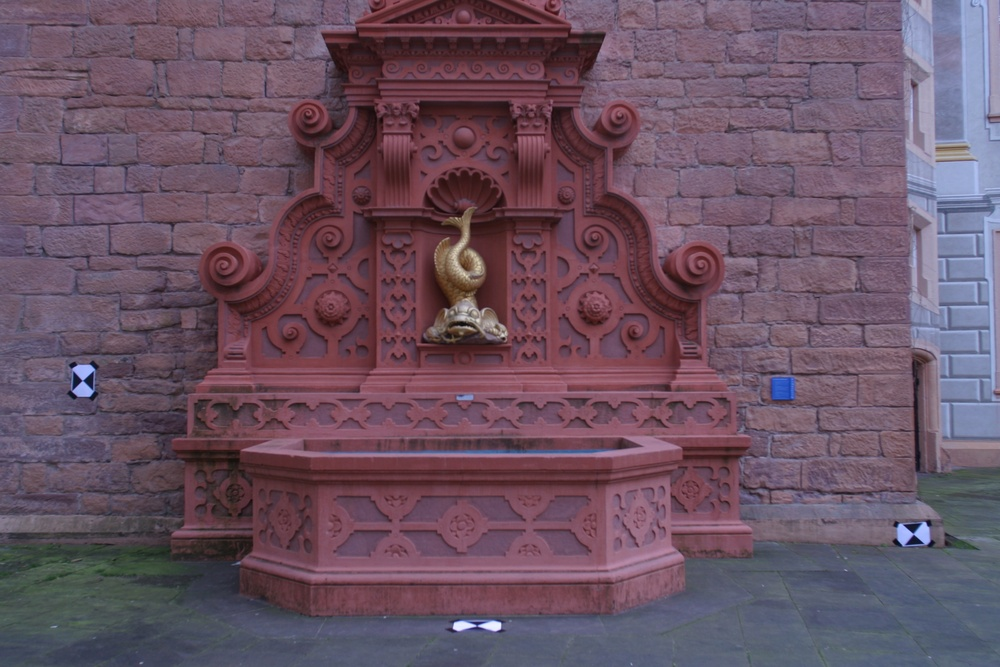
#> input picture learning/chapter3-epipolar-geometry/0005.jpg, 1000 x 667 px, shrunk from 3072 x 2048 before the run
$ python ex05_triangulation.py
#> lines starting #> are read from the running program, lines starting #| are printed output that depends on the picture; long printed decimals are rounded
# ex05_triangulation.py
# Triangulate 3D points from two views of Fountain-P11 (images 0005, 0006),
# using the relative pose estimated from SIFT matches.

import os
import cv2
import numpy as np

script_dir = os.path.dirname(os.path.abspath(__file__))

# ---------------------------------------------------------------------------
# 1. Load images and find SIFT matches (same as ex04)
# ---------------------------------------------------------------------------
img1 = cv2.imread(os.path.join(script_dir, "0005.jpg"), cv2.IMREAD_GRAYSCALE)
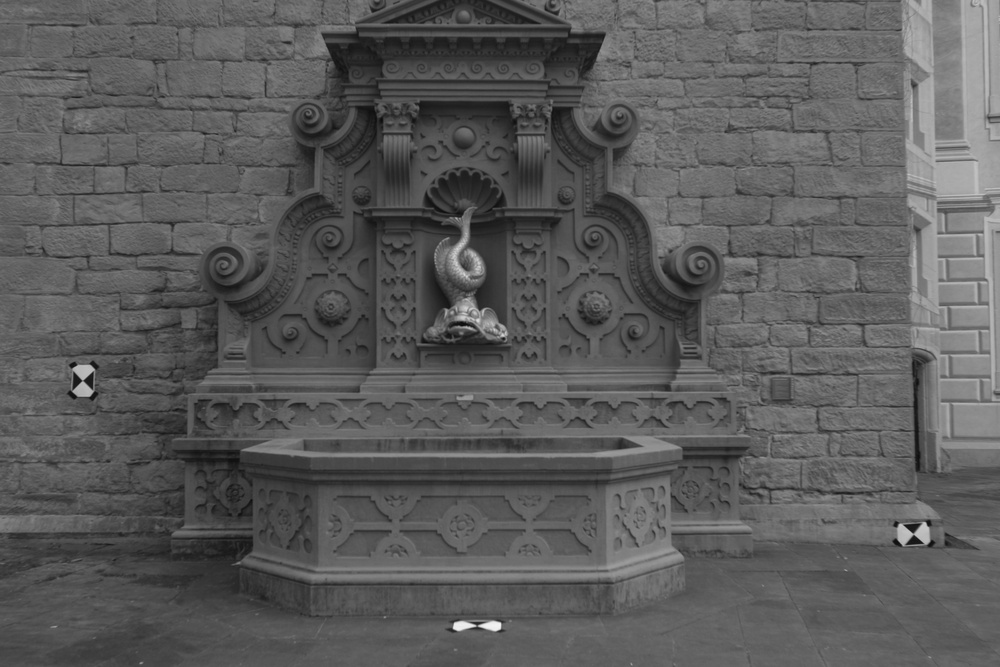
#> img1: shape (667, 1000); min 12, max 244, mean 91
img2 = cv2.imread(os.path.join(script_dir, "0006.jpg"), cv2.IMREAD_GRAYSCALE)
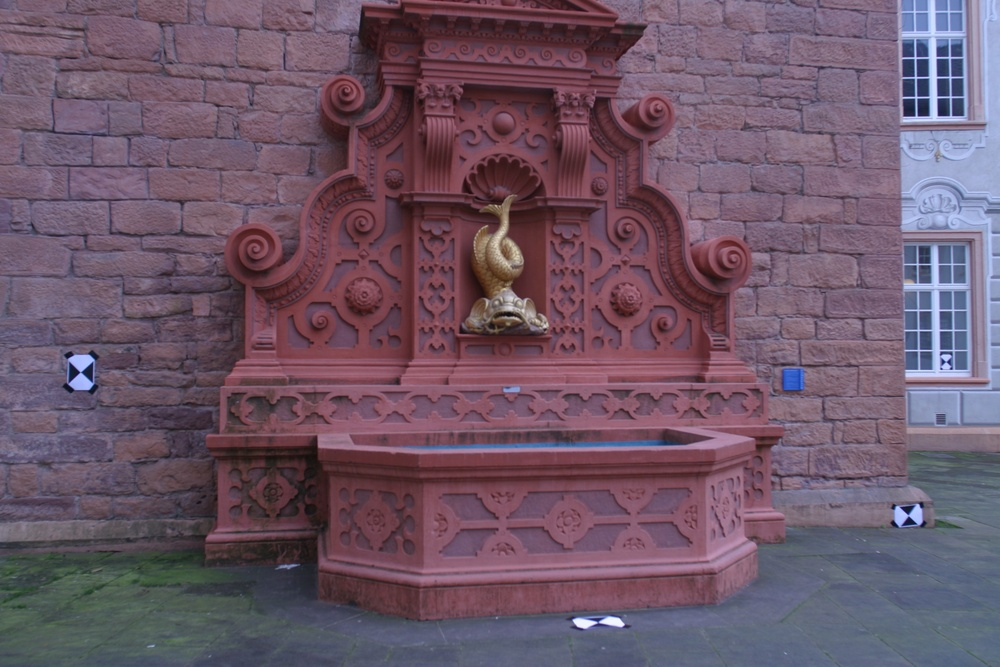
#> input picture learning/chapter3-epipolar-geometry/0006.jpg, 1000 x 667 px, shrunk from 3072 x 2048 before the run
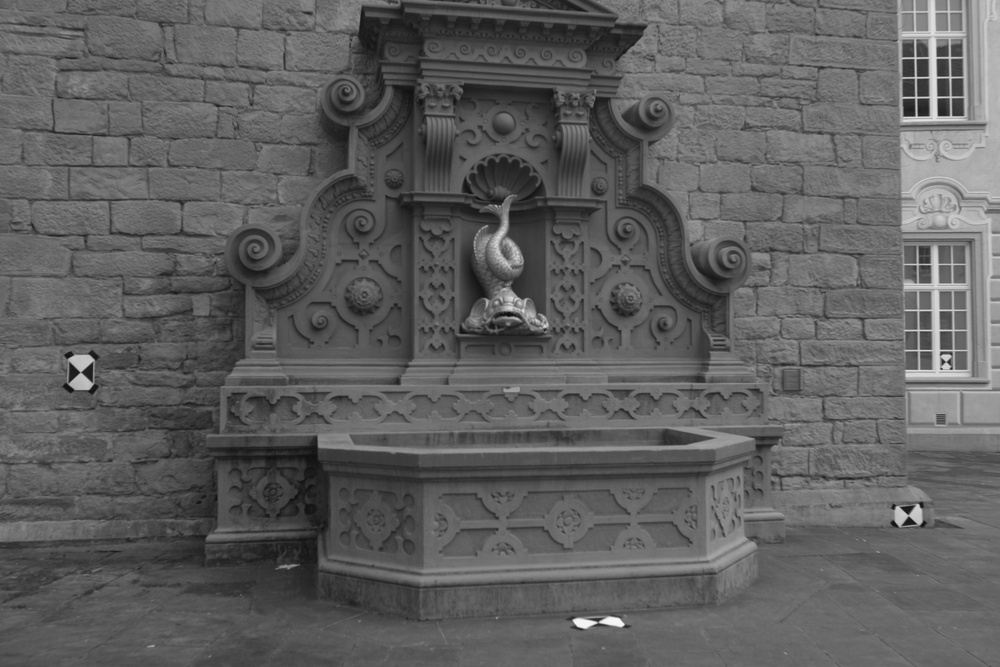
#> img2: shape (667, 1000); min 9, max 249, mean 95
if img1 is None or img2 is None:
    raise FileNotFoundError("Could not read 0005.jpg or 0006.jpg")

sift = cv2.SIFT_create()
kp1, des1 = sift.detectAndCompute(img1, None)
#> kp1 = 2966 keypoints; strongest (x, y, size): (494, 626, 8.1), (460, 626, 7.9), (914, 540, 5.8), (473, 626, 2.4)
kp2, des2 = sift.detectAndCompute(img2, None)
#> kp2 = 3315 keypoints; strongest (x, y, size): (583, 623, 8.5), (909, 521, 5.2), (942, 111, 7.1), (594, 623, 2.5)

bf = cv2.BFMatcher(cv2.NORM_L2)
knn_matches = bf.knnMatch(des1, des2, k=2)
#> knn_matches = 2966 matches
good_matches = [m for m, n in knn_matches if m.distance < 0.75 * n.distance]
#> good_matches = 1346 matches

pts1 = np.float32([kp1[m.queryIdx].pt for m in good_matches])
#> pts1 = 1346 pairs, first value 21.92 to 978.3, second value 3.74 to 649.6
pts2 = np.float32([kp2[m.trainIdx].pt for m in good_matches])
#> pts2 = 1346 pairs, first value 6.37 to 964.2, second value 4.88 to 648

# ---------------------------------------------------------------------------
# 2. Intrinsics and real baseline from the dataset
# ---------------------------------------------------------------------------
K = np.array([[2759.48,    0.0, 1520.69],
              [   0.0, 2764.16, 1006.81],
              [   0.0,    0.0,    1.0]], dtype=np.float64)

C1 = np.array([-14.1604, -3.32084, 0.0862032])
C2 = np.array([-15.8818, -3.15083, 0.0592619])
baseline = np.linalg.norm(C2 - C1)   # real distance between camera centers

# ---------------------------------------------------------------------------
# 3. Estimate relative pose (R_hat, t_hat) with RANSAC
# ---------------------------------------------------------------------------
E, mask = cv2.findEssentialMat(pts1, pts2, K, method=cv2.RANSAC,
                               prob=0.999, threshold=1.0)
#> E = [[-0.000998, -0.389, -0.0908], [0.00166, 0.0261, -0.701], [0.00189, 0.59, -0.0289]]; mask = 1346 values, max 1 at index 0, min 0 at index 8, mean 0.851
_, R_hat, t_hat, mask = cv2.recoverPose(E, pts1, pts2, K, mask=mask)
#> R_hat = [[0.827, 0.126, -0.548], [-0.127, 0.991, 0.0367], [0.548, 0.0391, 0.835]]; t_hat = [0.825, -0.13, 0.55]
t_hat = t_hat.ravel()

# Keep only RANSAC inliers
inl = mask.ravel() > 0
p1 = pts1[inl]
#> p1 = 1146 pairs, first value 21.92 to 953.6, second value 3.74 to 621.7
p2 = pts2[inl]
#> p2 = 1146 pairs, first value 6.37 to 964.2, second value 4.88 to 620.1

# ---------------------------------------------------------------------------
# 4. Projection matrices: camera 1 is the world origin
# ---------------------------------------------------------------------------
s = baseline / np.linalg.norm(t_hat)   # scale factor, t_hat has length 1
#> s = 1.73
P1 = K @ np.hstack([np.eye(3), np.zeros((3, 1))])
P2 = K @ np.hstack([R_hat, (s * t_hat).reshape(3, 1)])
#> P2 = [[3114.9, 406.9, -242.7, 5385.6], [201.8, 2779.4, 942.6, 338], [0.548, 0.0391, 0.835, 0.951]]

# ---------------------------------------------------------------------------
# 5. Triangulate: result is 4 x N homogeneous points
# ---------------------------------------------------------------------------
X_h = cv2.triangulatePoints(P1, P2, p1.T.astype(np.float64), p2.T.astype(np.float64))

# Convert to Cartesian: divide by the 4th component -> N x 3
X = (X_h[:3] / X_h[3]).T
#> X = 1146 rows, first 8: [-1.41, -0.856, 2.6], [-1.44, -0.522, 2.66], [-1.42, -0.676, 2.63], [-1.42, -0.721, 2.62], [-1.43, -0.571, 2.65], [-1.43, -0.571, 2.65], [-1.4, -0.856, 2.6], [-1.4, -0.856, 2.6]

# ---------------------------------------------------------------------------
# 6. Filter invalid points: finite values and positive depth in both cameras
# ---------------------------------------------------------------------------
z1 = X[:, 2]                                   # depth in camera 1
#> z1 = 1146 values, max 3.09 at index 708, min 2.21 at index 331, mean 2.65
z2 = (X @ R_hat.T + s * t_hat)[:, 2]           # depth in camera 2
#> z2 = 1146 values, max 2.93 at index 708, min 2.24 at index 331, mean 2.59
valid = np.isfinite(X).all(axis=1) & (z1 > 0) & (z2 > 0)
X_valid = X[valid]
#> X_valid has the same summary as X

print("scale s:", round(s, 4))
#| scale s: 1.73
print("inlier matches:", len(p1))
#| inlier matches: 1146
print("valid 3D points:", len(X_valid))
#| valid 3D points: 1146
print("median depth (camera 1):", round(np.median(X_valid[:, 2]), 3))
#| median depth (camera 1): 2.65
print("first 3 points:\n", X_valid[:3])
#| first 3 points:
#|  [[-1.410 -0.856  2.596]
#|  [-1.443 -0.522  2.664]
#|  [-1.424 -0.6763  2.633]]


# ---------------------------------------------------------------------------
# 7. Reprojection error: project 3D points back into both images
# ---------------------------------------------------------------------------
# 3D points in homogeneous coordinates: 4 x N
Xh_valid = np.hstack([X_valid, np.ones((len(X_valid), 1))]).T

# Project with P1 and P2, then divide by the last element -> pixel coordinates
x1_proj = P1 @ Xh_valid
x1_proj = (x1_proj[:2] / x1_proj[2]).T
#> x1_proj = 1146 pairs, first value 21.92 to 953.6, second value 3.81 to 621.7
x2_proj = P2 @ Xh_valid
x2_proj = (x2_proj[:2] / x2_proj[2]).T
#> x2_proj = 1146 pairs, first value 6.37 to 964.3, second value 5.56 to 619.4

# Original pixel coordinates of the valid points
x1_orig = p1[valid]
#> x1_orig has the same summary as p1
x2_orig = p2[valid]
#> x2_orig has the same summary as p2

# e = sqrt((|x1 - x1_hat|^2 + |x2 - x2_hat|^2) / 2), per point
err = np.sqrt((np.sum((x1_orig - x1_proj) ** 2, axis=1) +
               np.sum((x2_orig - x2_proj) ** 2, axis=1)) / 2)
#> err = 1146 values, max 0.708 at index 360, min 2.77e-10 at index 789, mean 0.213

print("reprojection error mean (px):", round(err.mean(), 3))
#| reprojection error mean (px): 0.213
print("reprojection error median (px):", round(np.median(err), 3))
#| reprojection error median (px): 0.185
print("max reprojection error (px):", round(err.max(), 3))
#| max reprojection error (px): 0.708


# ---------------------------------------------------------------------------
# 8. Visualize the 3D point cloud and the two camera centers
# ---------------------------------------------------------------------------
import matplotlib.pyplot as plt

# Camera centers in camera-1 coordinates: C1 = origin, C2 = -R^T (s t)
cam1 = np.zeros(3)
cam2 = -R_hat.T @ (s * t_hat)
#> cam2 = [-1.73, 0.00535, -0.0039]

fig = plt.figure(figsize=(9, 7))
ax = fig.add_subplot(projection="3d")

# Plot X (right), Z (depth), -Y (up), so the scene is not upside down
ax.scatter(X_valid[:, 0], X_valid[:, 2], -X_valid[:, 1], s=1, c="steelblue")
ax.scatter([cam1[0], cam2[0]], [cam1[2], cam2[2]], [-cam1[1], -cam2[1]],
           s=60, c="red", marker="^", label="cameras")

ax.set_xlabel("X (right)")
ax.set_ylabel("Z (depth)")
ax.set_zlabel("-Y (up)")
ax.set_title("Triangulated point cloud (0005-0006, SIFT)")
ax.legend()

plt.savefig(os.path.join(script_dir, "point_cloud_sift.png"), dpi=150)
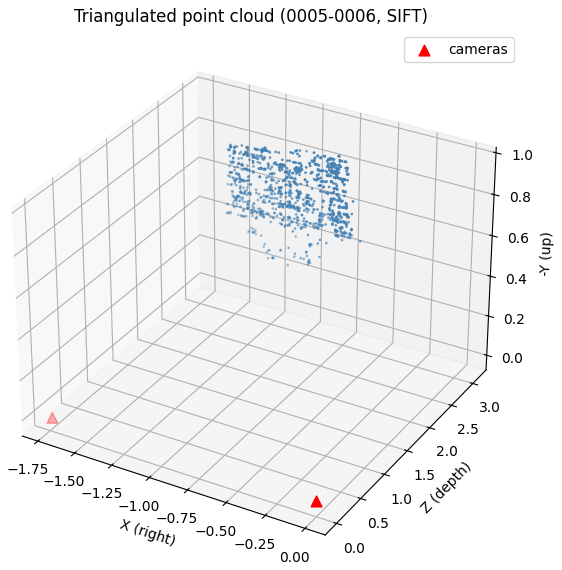
#> figure drawn by matplotlib, 1 panel
plt.show()


# ---------------------------------------------------------------------------
# 9. Top-down view (X vs Z): the wall should appear as a line
# ---------------------------------------------------------------------------
plt.figure(figsize=(7, 7))
plt.scatter(X_valid[:, 0], X_valid[:, 2], s=1, c="steelblue")
plt.scatter([cam1[0], cam2[0]], [cam1[2], cam2[2]],
            s=60, c="red", marker="^", label="cameras")

plt.axis("equal")          # same scale on both axes, so shapes are not distorted
plt.xlabel("X (right)")
plt.ylabel("Z (depth)")
plt.title("Top-down view of the point cloud")
plt.legend()
plt.grid(True)

plt.savefig(os.path.join(script_dir, "point_cloud_top_view.png"), dpi=150)
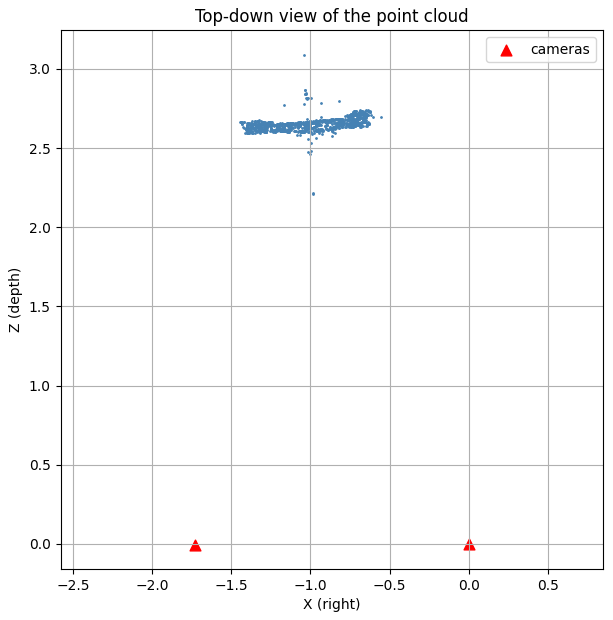
#> figure drawn by matplotlib, 1 panel
plt.show()
